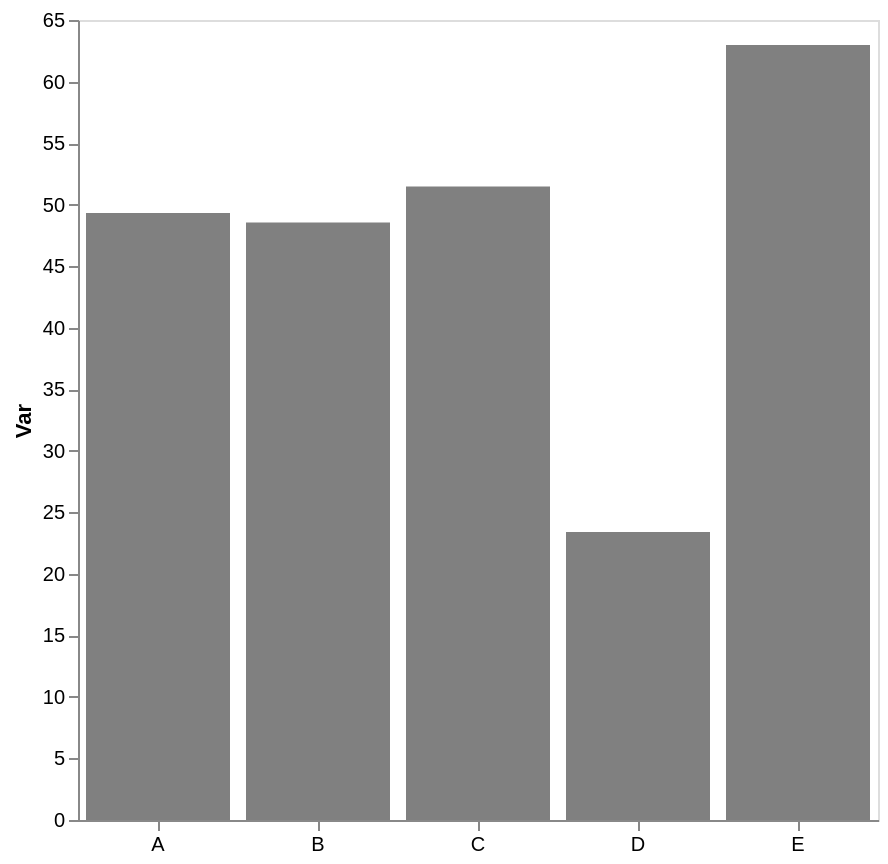

The specification (Vega-Lite) saved for this image:
### Vega-Lite specification from a JSON file in a GitHub repository (floating-point values rounded to 4 significant figures)
{"config": {"view": {"continuousWidth": 300, "continuousHeight": 300}, "axis": {"grid": false}, "bar": {"color": "gray"}}, "data": {"name": "data-e9c93c37367126426b298ffc391da7bd"}, "mark": {"type": "bar"}, "encoding": {"x": {"axis": {"labelAngle": 0, "title": null}, "field": "cat", "type": "nominal"}, "y": {"aggregate": "mean", "axis": {"title": "Var"}, "field": "var1", "type": "quantitative"}}, "height": 400, "width": 400, "$schema": "https://vega.github.io/schema/vega-lite/v5.17.0.json", "datasets": {"data-e9c93c37367126426b298ffc391da7bd": [{"cat": "B", "var1": 49.88, "var2": 53.06}, {"cat": "D", "var1": 25.43, "var2": 43.97}, {"cat": "D", "var1": 20.67, "var2": 45.19}, {"cat": "C", "var1": 43.32, "var2": 59.43}, {"cat": "E", "var1": 67.58, "var2": 54.74}, {"cat": "D", "var1": 30.18, "var2": 46.72}, {"cat": "E", "var1": 58.36, "var2": 55.9}, {"cat": "D", "var1": 19.2, "var2": 52.87}, {"cat": "B", "var1": 47.23, "var2": 35.03}, {"cat": "A", "var1": 49.33, "var2": 65.41}, {"cat": "C", "var1": 59.63, "var2": 36.42}, {"cat": "D", "var1": 21.52, "var2": 72.08}]}}
